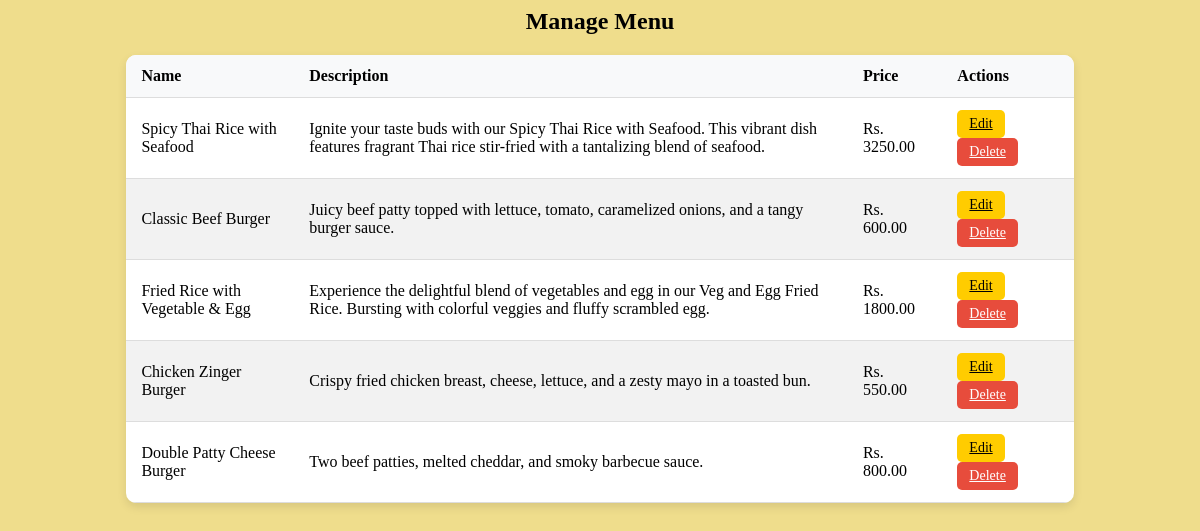
The page /manage_menu/ on the database as committed earlier.
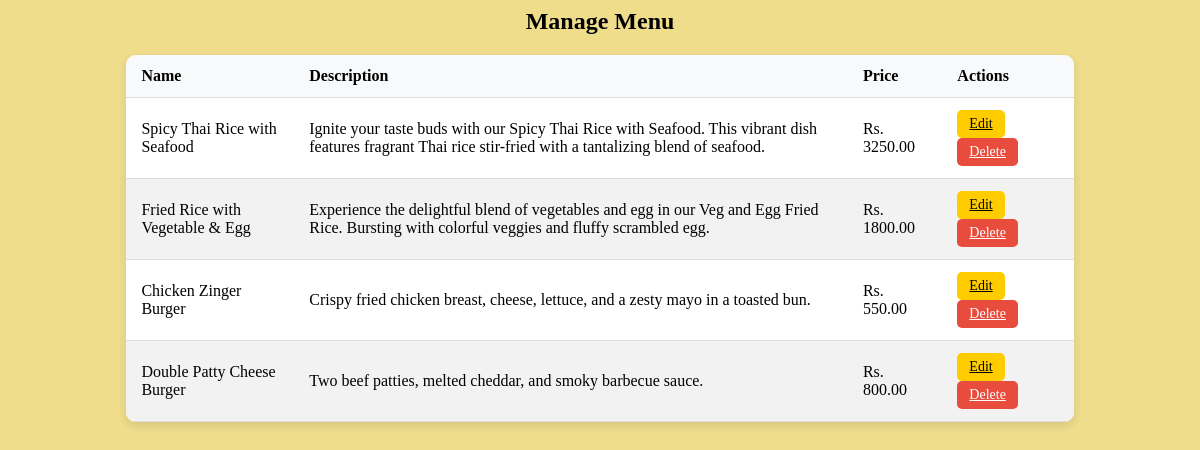
The same page on the database as committed later.
### webstore/models.py (models this page shows, shortened)
class Menu(models.Model):
    name = models.CharField(max_length=50)
    description = models.CharField(max_length=400)
    price = models.FloatField()
    img_url = models.ImageField(upload_to='static/')

### webstore/views.py (the view)
# urls.py: path('manage_menu/', views.manage_menu, name='manage_menu'),
def manage_menu(request):
    items = Menu.objects.all()
    return render(request, 'manage_menu.html', {'items': items})

### webstore/templates/manage_menu.html (shortened to what this page needs)
<h2 class="center">Manage Menu</h2>
<table class="table">
    <thead>
        <tr>
            <th>Name</th>
            <th>Description</th>
            <th>Price</th>
            <th>Actions</th>
        </tr>
    </thead>
    <tbody>
        {% for item in items %}
        <tr>
            <td>{{ item.name }}</td>
            <td>{{ item.description }}</td>
            <td>Rs. {{ item.price|floatformat:2 }}</td>
            <td class="d-flex">
                <a href="{% url 'edit_menu' item.id %}" class="btn btn-warning btn-sm me-2">Edit</a>
                <a href="{% url 'delete_menu' item.id %}" class="btn btn-danger btn-sm">Delete</a>
            </td>
        </tr>
        {% endfor %}
    </tbody>
</table>

Rows that differ between the two databases and show on the page:
removed Menu: name "Classic Beef Burger", description "Juicy beef patty topped with lettuce, tomato, caramelized onions, and a tangy burger sauce.", price "600.00"
